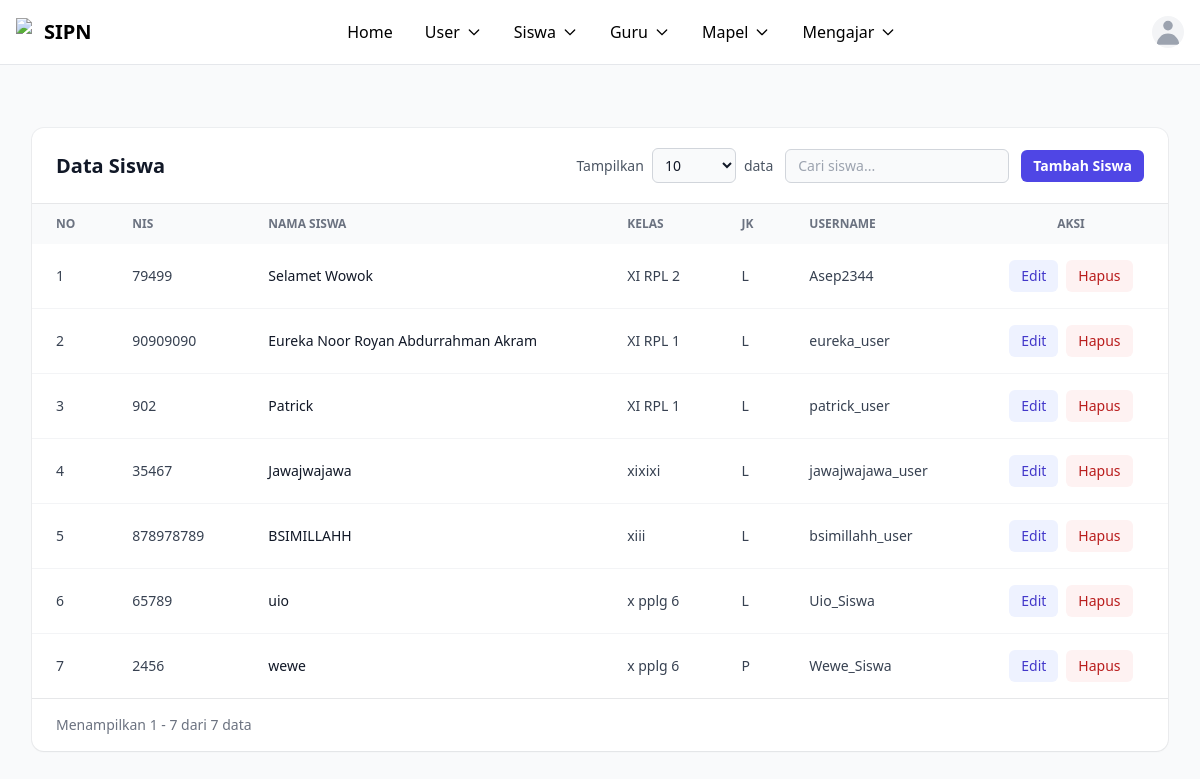
The app's page /daftarsiswa.php (signed in) with its own data.
### tables this page shows
CREATE TABLE `siswa` (
  `id` int NOT NULL,
  `nis` varchar(10) NOT NULL,
  `nama` varchar(100) NOT NULL,
  `kelas` varchar(10) NOT NULL,
  `jenis_kelamin` enum('L','P') NOT NULL,
  `users_id` int NOT NULL
);

CREATE TABLE `users` (
  `id` int NOT NULL,
  `username` varchar(50) NOT NULL,
  `password` varchar(255) NOT NULL,
  `role` enum('admin','guru','siswa') NOT NULL,
  `created_at` timestamp NOT NULL
);

### auth.php (called while the page is built, shortened)
<?php
function current_user(): ?array
{
    return isset($_SESSION['user']) && is_array($_SESSION['user']) ? $_SESSION['user'] : null;
}
function require_login(): array
{
    $user = current_user();
    return $user;
}
function require_admin_or_role(string $role): array
{
    $user = require_login();
    return $user;
}
?>

### daftarsiswa.php (the view, shortened to what this page needs)
<?php
require_once __DIR__ . '/auth.php';
$currentUser = require_admin_or_role('siswa');
$isAdmin = $currentUser['role'] === 'admin';
?>
<!DOCTYPE html>
<html lang="id">
<head>
  <script src="https://cdn.tailwindcss.com"></script>
</head>
<body class="bg-gray-50 antialiased">
<?php
include 'navbar.php';
include __DIR__ . '/kon.php';
if ($isAdmin) {
    $sql = "SELECT users.id AS user_id, users.username, siswa.nis, siswa.nama,
                   siswa.kelas, siswa.jenis_kelamin
            FROM users
            INNER JOIN siswa ON users.id = siswa.users_id
            WHERE users.role = 'siswa'
            ORDER BY users.id DESC";
    $result = mysqli_query($conn, $sql);
}
?>
<main class="mx-auto max-w-7xl px-4 pt-32 pb-10 sm:px-6 lg:px-8">
  <div class="rounded-xl bg-white shadow-sm ring-1 ring-gray-900/5">
    <div class="flex flex-col gap-3 border-b border-gray-900/10 px-6 py-5 sm:flex-row sm:items-center sm:justify-between">
      <h1 class="text-xl font-bold text-gray-900">Data Siswa</h1>
      <div class="flex flex-col gap-3 sm:flex-row sm:items-center">
        <div class="flex items-center gap-2">
          <label for="showEntries" class="whitespace-nowrap text-sm text-gray-600">Tampilkan</label>
          <select id="showEntries" class="rounded-md border border-gray-300 bg-gray-50 px-2 py-1.5 text-sm text-gray-900">
            <option value="5">5</option><option value="10" selected>10</option><option value="25">25</option><option value="50">50</option><option value="all">Semua</option>
          </select>
          <span class="whitespace-nowrap text-sm text-gray-600">data</span>
        </div>
        <input id="searchInput" type="search" placeholder="Cari siswa..." class="w-full rounded-md border border-gray-300 bg-gray-50 px-3 py-1.5 text-sm sm:w-56">
        <?php if ($isAdmin): ?><a href="formtambahsiswa.php" class="inline-flex items-center justify-center rounded-md bg-indigo-600 px-3 py-1.5 text-sm font-semibold text-white hover:bg-indigo-500">Tambah Siswa</a><?php endif; ?>
      </div>
    </div>
    <div class="relative overflow-x-auto">
      <table class="w-full min-w-[760px] text-left text-sm text-gray-700">
        <thead class="bg-gray-50 text-xs uppercase text-gray-500">
          <tr>
            <th class="px-6 py-3 font-semibold">No</th><th class="px-6 py-3 font-semibold">NIS</th><th class="px-6 py-3 font-semibold">Nama Siswa</th><th class="px-6 py-3 font-semibold">Kelas</th><th class="px-6 py-3 font-semibold">JK</th><th class="px-6 py-3 font-semibold">Username</th><?php if ($isAdmin): ?><th class="px-6 py-3 text-center font-semibold">Aksi</th><?php endif; ?>
          </tr>
        </thead>
        <tbody id="tableBody" class="divide-y divide-gray-100">
          <?php $number = 1; while ($student = mysqli_fetch_assoc($result)): ?>
          <tr class="hover:bg-indigo-50/60">
            <td class="px-6 py-4"><?php echo $number++; ?></td>
            <td class="px-6 py-4"><?php echo htmlspecialchars($student['nis'], ENT_QUOTES, 'UTF-8'); ?></td>
            <td class="px-6 py-4 font-medium text-gray-900"><?php echo htmlspecialchars($student['nama'], ENT_QUOTES, 'UTF-8'); ?></td>
            <td class="px-6 py-4"><?php echo htmlspecialchars($student['kelas'], ENT_QUOTES, 'UTF-8'); ?></td>
            <td class="px-6 py-4"><?php echo htmlspecialchars($student['jenis_kelamin'], ENT_QUOTES, 'UTF-8'); ?></td>
            <td class="px-6 py-4"><?php echo htmlspecialchars($student['username'], ENT_QUOTES, 'UTF-8'); ?></td>
            <?php if ($isAdmin): ?><td class="px-6 py-4">
              <div class="flex items-center justify-center gap-2">
                <a href="edit.php?id=<?php echo (int) $student['user_id']; ?>&page=daftarsiswa.php" class="rounded-md bg-indigo-50 px-3 py-1.5 text-indigo-700 hover:bg-indigo-600 hover:text-white" aria-label="Edit siswa">Edit</a>
                <a href="delete.php?id=<?php echo (int) $student['user_id']; ?>&role=siswa&page=daftarsiswa.php" onclick="return confirm('Yakin ingin menghapus data siswa ini?')" class="rounded-md bg-red-50 px-3 py-1.5 text-red-700 hover:bg-red-600 hover:text-white" aria-label="Hapus siswa">Hapus</a>
              </div>
            </td><?php endif; ?>
          </tr>
          <?php endwhile; ?>
        </tbody>
      </table>
    </div>
    <div class="flex flex-col gap-3 border-t border-gray-900/10 px-6 py-4 sm:flex-row sm:items-center sm:justify-between">
      <p id="entriesInfo" class="text-sm text-gray-500"></p><div id="paginationControls" class="flex items-center gap-1"></div>
    </div>
  </div>
</main>
</body>
</html>

### records on screen
siswa: nis "79499", nama "Selamet Wowok", kelas "XI RPL 2", jenis_kelamin "L", users.username "Asep2344"
siswa: nis "90909090", nama "Eureka Noor Royan Abdurrahman Akram", kelas "XI RPL 1", jenis_kelamin "L", users.username "eureka_user"
siswa: nis "902", nama "Patrick", kelas "XI RPL 1", jenis_kelamin "L", users.username "patrick_user"
siswa: nis "35467", nama "Jawajwajawa", kelas "xixixi", jenis_kelamin "L", users.username "jawajwajawa_user"
siswa: nis "878978789", nama "BSIMILLAHH", kelas "xiii", jenis_kelamin "L", users.username "bsimillahh_user"
siswa: nis "65789", nama "uio", kelas "x pplg 6", jenis_kelamin "L", users.username "Uio_Siswa"
siswa: nis "2456", nama "wewe", kelas "x pplg 6", jenis_kelamin "P", users.username "Wewe_Siswa"
